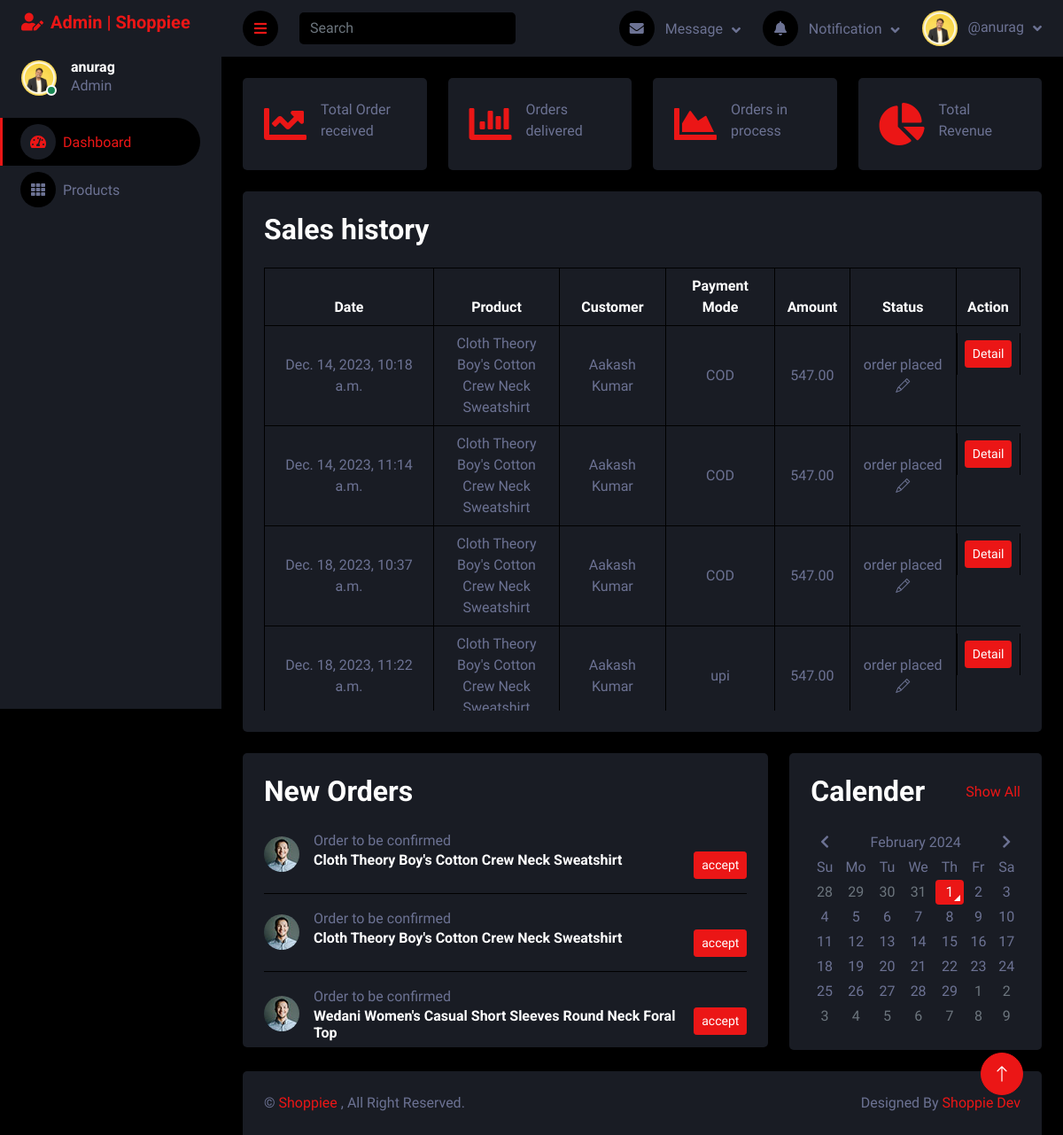
The page /admin-panel/dashboard (signed in) on the database its author committed.
### account/models.py (models this page shows)
class User(AbstractUser):
    mobile = models.CharField(max_length=20, blank=True)
    user_type = models.CharField(max_length=10, choices=user_choices, blank=True)
    profile_pic = models.ImageField(upload_to='static/', default='./static/default_profile_pic.webp', blank=True, null=True)
    objects = UserManager()
    USERNAME_FIELD = 'username'
    def __str__(self) -> str:
        return self.username

### orders/models.py (models this page shows, shortened)
class OrderItems(models.Model):
    order = models.ForeignKey(Order, on_delete=models.CASCADE)
    product = models.ForeignKey(Product, on_delete=models.CASCADE)
    quantity = models.PositiveIntegerField()
    status = models.CharField(max_length=255, default='waiting for confirmation')

class Order(models.Model):
    user = models.ForeignKey(User, on_delete=models.CASCADE)
    delivery_address = models.ForeignKey(Address, on_delete=models.SET_NULL, null=True)
    order_date = models.DateTimeField(auto_now_add=True)
    total_bill = models.IntegerField(blank=True, null=True)
    transaction_id = models.CharField(max_length=100, blank=True)
    payment_method = models.CharField(max_length=20, choices=payment_choices)
    is_delivered = models.BooleanField(default=False)
    is_confirmed = models.BooleanField(default=False)

### product/models.py (models this page shows, shortened)
class Product(models.Model):
    product_name = models.CharField(max_length=100)
    product_desc = models.CharField(max_length=600)
    category = models.ForeignKey(ProductCategory, on_delete=models.SET_NULL, null=True)
    brand = models.ForeignKey(Brand, on_delete=models.SET_NULL, null=True)
    color = models.ForeignKey(Color, on_delete=models.SET_NULL, null=True, blank=True)
    mdl = models.ForeignKey(Mdl, on_delete=models.CASCADE, null=True, blank=True)
    price = models.DecimalField(max_digits=10, decimal_places=2)
    user = models.ForeignKey(User, on_delete=models.CASCADE)
    stock_quantity = models.PositiveIntegerField()
    image1 = models.ImageField(upload_to = 'static/')
    image2 = models.ImageField(upload_to = 'static/')
    image3 = models.ImageField(upload_to = 'static/')
    image4 = models.ImageField(upload_to = 'static/', blank=True)
    image5 = models.ImageField(upload_to = 'static/', blank=True)

### orders/views.py (the view)
# urls.py: path('admin-panel/dashboard', views.admin_home),
@login_required(login_url='/adminlogin')
def admin_home(request):
    return render(request, 'admin_template/index.html', {'order_detail' : OrderItems.objects.filter(product__user=request.user)})

### templates/admin_template/index.html (shortened to what this page needs)
{% extends './adminBase.html' %}
{% load static %}
{% block content %}
<div class="container-fluid pt-4 px-4">
    <div class="row g-4">
        <div class="col-sm-6 col-xl-3">
            <div class="bg-secondary rounded d-flex align-items-center justify-content-between p-4">
                <i class="fa fa-chart-line fa-3x text-primary"></i>
                <div class="ms-3">
                    <p class="mb-2">Total Order received</p>
                </div>
            </div>
        </div>
        <div class="col-sm-6 col-xl-3">
            <div class="bg-secondary rounded d-flex align-items-center justify-content-between p-4">
                <i class="fa fa-chart-bar fa-3x text-primary"></i>
                <div class="ms-3">
                    <p class="mb-2">Orders delivered</p>
                </div>
            </div>
        </div>
        <div class="col-sm-6 col-xl-3">
            <div class="bg-secondary rounded d-flex align-items-center justify-content-between p-4">
                <i class="fa fa-chart-area fa-3x text-primary"></i>
                <div class="ms-3">
                    <p class="mb-2">Orders in process</p>
                </div>
            </div>
        </div>
        <div class="col-sm-6 col-xl-3">
            <div class="bg-secondary rounded d-flex align-items-center justify-content-between p-4">
                <i class="fa fa-chart-pie fa-3x text-primary"></i>
                <div class="ms-3">
                    <p class="mb-2">Total Revenue</p>
                </div>
            </div>
        </div>
    </div>
</div>
<div class="container-fluid pt-4 px-4">
    <div class="bg-secondary text-center rounded p-4">
        <div class="d-flex align-items-center justify-content-between mb-4">
            <h2 class="mb-0">Sales history</h2>
        </div>
        <div class="table-responsive" style="height: 500px; overflow: auto;">
            <table id="orderTable" class="table text-start align-middle table-bordered table-hover mb-0">
                <thead>
                    <tr class="text-white">
                        <th scope="col" class="text-center">Date</th>
                        <th scope="col" class="col-2 text-center">Product</th>
                        <th scope="col" class="text-center">Customer</th>
                        <th scope="col" class="text-center">Payment Mode</th>
                        <th scope="col" class="text-center">Amount</th>
                        <th scope="col" class="text-center">Status</th>
                        <th scope="col" class="text-center">Action</th>
                    </tr>
                </thead>
                <tbody>
                    {% for order in order_detail %}
                    {% if order.status != 'waiting for confirmation' %}
                        <tr>
                            <td class="text-center">{{order.order.order_date}}</td>
                            <td class="text-center"><a href="/add-product/{{user}}/{{order.product.id}}" class="text-light">{{order.product.product_name}}</a></td>
                            <td class="text-center">{{order.order.user.first_name}} {{order.order.user.last_name}}</td>
                            <td class="text-center">{{order.order.payment_method}}</td>
                            <td class="text-center price">{{order.product.price}}</td>
                            <td class="text-center status" data-order-id={{order.id}} data-order-status="{{order.status}}">{{order.status}}<i class="bi bi-pencil"  data-bs-toggle="modal" data-bs-target="#myModal"></i></td>
                            <td class="d-flex justify-content-center mt-2"><a class="btn btn-sm btn-primary" href="/admin-order/{{user}}/{{order.order.id}}">Detail</a></td>
                        </tr>
                    {% endif %}
                    {% endfor %}
                </tbody>
            </table>
        </div>
    </div>
</div>
<div class="container-fluid pt-4 px-4">
    <div class="row g-4">
        <div class="col-sm-12 col-md-8 col-xl-8">
            <div class="bg-secondary rounded p-4" style="height: 332px; overflow: auto;">
                <div class="d-flex align-items-center justify-content-between mb-2">
                    <h2 class="mb-0">New Orders</h2>
                </div>
                {% for order in order_detail %}
                    {% if order.status == 'waiting for confirmation' %}
                        <div class="pending-order d-flex align-items-center border-bottom py-3">
                            <img class="rounded-circle flex-shrink-0" src="{% static 'img2/user.jpg' %}" alt=""
                                style="width: 40px; height: 40px;">
                                <div class="w-100 ms-3">
                                <span>Order to be confirmed</span>
                                <div class="d-flex w-100 justify-content-between">
                                    <h6 class="mb-0">{{order.product.product_name}}</h6>
                                    <small><button data-order-id="{{order.id}}" data-order-status="order placed" class="cnf-order  btn btn-primary btn-sm">accept</button></small>
                                </div>
                            </div>
                        </div>
                    {% endif %}
                {% endfor %}
            </div>
        </div>
        <div class="col-sm-12 col-md-4 col-xl-4">
            <div class="h-100 bg-secondary rounded p-4">
                <div class="d-flex align-items-center justify-content-between mb-4">
                    <h2 class="mb-0">Calender</h2>
                    <a href="">Show All</a>
                </div>
                <div id="calender"></div>
            </div>
        </div>
    </div>
</div>
{% endblock %}

### templates/admin_template/adminBase.html (shortened to what this page needs)
{% load static %}
<!DOCTYPE html>
<html lang="en">
<head>
    <link href="https://cdnjs.cloudflare.com/ajax/libs/font-awesome/5.10.0/css/all.min.css" rel="stylesheet">
    <link href="https://cdn.jsdelivr.net/npm/bootstrap-icons@1.4.1/font/bootstrap-icons.css" rel="stylesheet">
    <link href="{% static 'lib/owlcarousel/assets/owl.carousel.min.css' %}" rel="stylesheet">
    <link href="{% static 'lib/tempusdominus/css/tempusdominus-bootstrap-4.min.css' %}" rel="stylesheet" />
    <link href="{% static 'css2/bootstrap.min.css' %}" rel="stylesheet">
    <link href="{% static 'css2/style.css' %}" rel="stylesheet">
    <link rel="stylesheet" type="text/css" href="{% static 'toastr/toastr.min.css' %}" media="all">
</head>
<body>
    <div class="container-fluid position-relative d-flex p-0">
        <div class="sidebar pe-4 pb-3">
            <nav class="navbar bg-secondary navbar-dark">
                <a href="/admin-panel/dashboard" class="navbar-brand mx-4 mb-3">
                    <h5 class="text-primary"><i class="fa fa-user-edit me-2"></i>Admin | Shoppiee </h5>
                </a>
                <div class="d-flex align-items-center ms-4 mb-4">
                    <div class="position-relative">
                        <img class="rounded-circle" src="{{user.profile_pic.url}}" onerror="this.onerror=null; this.src='https://www.google.com/url?sa=i&url=https%3A%2F%2Fwww.shutterstock.com%2Fsearch%2Fblank-profile&psig=AOvVaw3FuNikT9O3cQ87g4xchMhk&ust=1703055640383000&source=images&cd=vfe&ved=0CBIQjRxqFwoTCIi4-uX2moMDFQAAAAAdAAAAABAE'" alt="" style="width: 40px; height: 40px;">
                        <div class="bg-success rounded-circle border border-2 border-white position-absolute end-0 bottom-0 p-1"></div>
                    </div>
                    <div class="ms-3">
                        <h6 class="mb-0">{{user}}</h6>
                        <span>Admin</span>
                    </div>
                </div>
                <div class="navbar-nav w-100">
                    <a href="/admin-panel/dashboard" class="nav-item nav-link" id="dashboard"><i class="fa fa-tachometer-alt me-2"></i>Dashboard</a>
                    <a href="/seller-inventory" class="nav-item nav-link" id="seller-inventory"><i class="fa fa-th me-2"></i>Products</a>
                </div>
            </nav>
        </div>
        <div class="content">
            <nav class="navbar navbar-expand bg-secondary navbar-dark sticky-top px-4 py-0">
                <a href="#" class="sidebar-toggler flex-shrink-0">
                    <i class="fa fa-bars"></i>
                </a>
                <form class="d-none d-md-flex ms-4">
                    <input class="form-control bg-dark border-0" type="search" placeholder="Search">
                </form>
                <div class="navbar-nav align-items-center ms-auto">
                    <div class="nav-item dropdown">
                        <a href="#" class="nav-link dropdown-toggle" data-bs-toggle="dropdown">
                            <i class="fa fa-envelope me-lg-2"></i>
                            <span class="d-none d-lg-inline-flex">Message</span>
                        </a>
                    </div>
                    <div class="nav-item dropdown">
                        <a href="#" class="nav-link dropdown-toggle" data-bs-toggle="dropdown">
                            <i class="fa fa-bell me-lg-2"></i>
                            <span class="d-none d-lg-inline-flex">Notification</span>
                        </a>
                    </div>
                    <div class="nav-item dropdown">
                        <a href="#" class="nav-link dropdown-toggle" data-bs-toggle="dropdown">
                            <img class="rounded-circle me-lg-2" src="{{user.profile_pic.url}}" alt="" style="width: 40px; height: 40px;">
                            <span class="d-none d-lg-inline-flex">@{{user}}</span>
                        </a>
                    </div>
                </div>
            </nav>
                {% block content %}
                {% endblock %}
            <div class="container-fluid pt-4 px-4">
                <div class="bg-secondary rounded-top p-4">
                    <div class="row">
                        <div class="col-12 col-sm-6 text-center text-sm-start">
                            &copy; <a href="#">Shoppiee </a>, All Right Reserved.
                        </div>
                        <div class="col-12 col-sm-6 text-center text-sm-end">
                            Designed By <a href="#">Shoppie Dev</a>
                        </div>
                    </div>
                </div>
            </div>
        </div>
        <a href="#" class="btn btn-lg btn-primary btn-lg-square back-to-top"><i class="bi bi-arrow-up"></i></a>
    </div>
</body>
</html>

### static/css2/style.css (style rules this page uses)
:root { --primary: #EB1616; --secondary: #191C24; --light: #6C7293; --dark: #000000; }
.back-to-top { position: fixed; display: none; right: 45px; bottom: 45px; z-index: 99; }
.btn { transition: .5s; }
.btn-lg-square { width: 48px; height: 48px; }
.btn-square, .btn-sm-square, .btn-lg-square { padding: 0; display: inline-flex; align-items: center; justify-content: center; font-weight: normal; border-radius: 50px; }
.sidebar { position: fixed; top: 0; left: 0; bottom: 0; width: 250px; height: 100vh; overflow-y: auto; background: var(--secondary); transition: 0.5s; z-index: 999; }
.content { margin-left: 250px; min-height: 100vh; background: var(--dark); transition: 0.5s; }
@media (min-width: 992px) { .sidebar { margin-left: 0; } }
@media (min-width: 992px) { .content { width: calc(100% - 250px); } }
.sidebar .navbar .navbar-nav .nav-link { padding: 7px 20px; color: var(--light); font-weight: 500; border-left: 3px solid var(--secondary); border-radius: 0 30px 30px 0; outline: none; }
.sidebar .navbar .navbar-nav .nav-link:hover, .sidebar .navbar .navbar-nav .nav-link.active { color: var(--primary); background: var(--dark); border-color: var(--primary); }
.sidebar .navbar .navbar-nav .nav-link i { width: 40px; height: 40px; display: inline-flex; align-items: center; justify-content: center; background: var(--dark); border-radius: 40px; }
.sidebar .navbar .navbar-nav .nav-link:hover i, .sidebar .navbar .navbar-nav .nav-link.active i { background: var(--secondary); }
.content .navbar .navbar-nav .nav-link { margin-left: 25px; padding: 12px 0; color: var(--light); outline: none; }
.content .navbar .sidebar-toggler, .content .navbar .navbar-nav .nav-link i { width: 40px; height: 40px; display: inline-flex; align-items: center; justify-content: center; background: var(--dark); border-radius: 40px; }
.content .navbar .dropdown-toggle::after { margin-left: 6px; vertical-align: middle; border: none; content: "\f107"; font-family: "Font Awesome 5 Free"; font-weight: 900; transition: .5s; }

### templates/admin_template/adminBase.html (style rules this page uses)
img { max-width: 100%; height: auto; }

### rows shown on the page
User: profile_pic (picture), username "anurag"
OrderItems: order.order_date "Dec. 14, 2023, 10:18 a.m.", product.product_name "Cloth Theory Boy's Cotton Crew Neck Sweatshirt", order.user.first_name "Aakash", order.user.last_name "Kumar", order.payment_method "COD", product.price "547.00", status "order placed"
OrderItems: order.order_date "Dec. 14, 2023, 11:14 a.m.", product.product_name "Cloth Theory Boy's Cotton Crew Neck Sweatshirt", order.user.first_name "Aakash", order.user.last_name "Kumar", order.payment_method "COD", product.price "547.00", status "order placed"
OrderItems: order.order_date "Dec. 18, 2023, 10:37 a.m.", product.product_name "Cloth Theory Boy's Cotton Crew Neck Sweatshirt", order.user.first_name "Aakash", order.user.last_name "Kumar", order.payment_method "COD", product.price "547.00", status "order placed"
OrderItems: order.order_date "Dec. 18, 2023, 11:22 a.m.", product.product_name "Cloth Theory Boy's Cotton Crew Neck…", order.user.first_name "Aakash", order.user.last_name "Kumar", order.payment_method "upi", product.price "547.00", status "order placed"
OrderItems: product.product_name "Cloth Theory Boy's Cotton Crew Neck Sweatshirt"
OrderItems: product.product_name "Cloth Theory Boy's Cotton Crew Neck Sweatshirt"
OrderItems: product.product_name "Wedani Women's Casual Short Sleeves Round Neck Foral Top"
